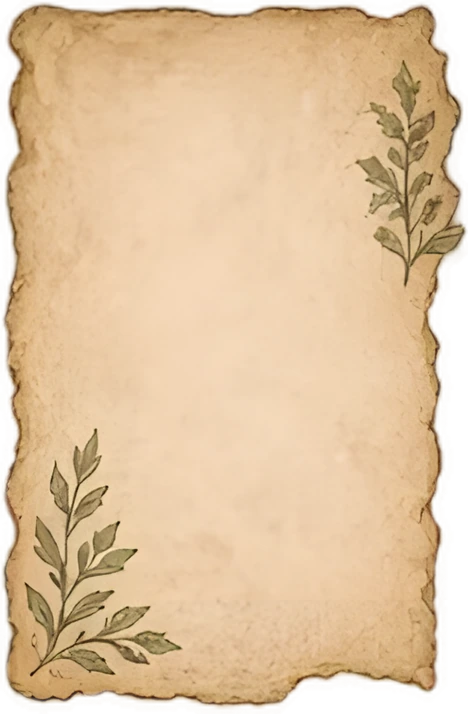
#> input picture assets/ui-hd/pergaminho-rasgado.webp, 468 x 714 px
$ python normalize-sidebar.py
#> lines starting #> are read from the running program, lines starting #| are printed output that depends on the picture; after the words box and inside, x2 and y2 are one past the last pixel; in counts of white or black regions, pixels touching at a corner belong together
"""Gera assets/ui-hd/pergaminho-continuo.webp: o pergaminho da lateral com o trecho do meio feito para repetir sem emenda.

A lateral usa o pergaminho em 9 fatias com cortes largos (as duas plantas ficam inteiras nos cantos) e `border-image-repeat: round`:
o trecho do meio (linhas 300..424 da imagem) se repete na vertical. Para a repetição não cortar as manchas do papel, o trecho
é trocado por uma versão que dá a volta sem emenda: as primeiras linhas são uma mistura suave entre as linhas que vêm logo depois
do fim do trecho e as originais. Os cantos (com as plantas) não mudam; a imagem fica `FADE` linhas mais baixa.

Requer numpy e Pillow (D:\\dev-tools\\tmp\\pylib). Uso: python tools/normalize-sidebar.py
"""
import sys
from pathlib import Path

sys.path.insert(0, 'D:/dev-tools/tmp/pylib')
import numpy as np
from PIL import Image

HD = Path(__file__).resolve().parent.parent / 'assets' / 'ui-hd'
src = Image.open(HD / 'pergaminho-rasgado.webp').convert('RGBA')
#> src is the input picture: PIL image 468x714 RGBA; mean R, G, B, A 208.3, 177.3, 137.4, 221.8
a = np.asarray(src).astype(float)
H = a.shape[0]
#> H = 714

TOP, BOTTOM = 300, 290          # alturas dos cantos (fatias de cima e de baixo)
FADE = 44                       # linhas de mistura
y0, y1 = TOP, H - BOTTOM        # trecho do meio: 300..424
#> y0 = 300; y1 = 424
h = y1 - y0
#> h = 124
L = h - FADE                    # novo comprimento do trecho que se repete
#> L = 80

band = a[y0:y1]
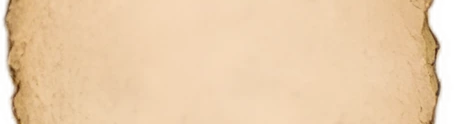
#> band: shape (124, 468, 4) float64; mean R, G, B, A 222, 192.4, 155.7, 229.3; transparent parts drawn white
tile = band[:L].copy()
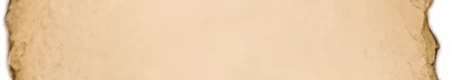
#> tile: shape (80, 468, 4) float64; mean R, G, B, A 221.9, 192, 155.5, 229.7; transparent parts drawn white
for i in range(FADE):           # as primeiras linhas misturam "o que viria depois do fim" com o começo original
    w = i / FADE
    tile[i] = (1 - w) * band[i + L] + w * band[i]
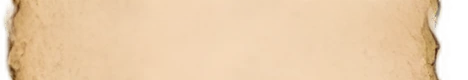
#> tile: shape (80, 468, 4) float64; mean R, G, B, A 222.5, 192.8, 156.1, 230; transparent parts drawn white
# continuidade: tile[L-1] = band[L-1]; a linha seguinte (tile[0]) = band[L], que vem logo depois no original

out = np.concatenate([a[:y0], tile, a[y1:]], axis=0)

# Junções com os cantos: o fim do trecho repetido é band[L-1] e a repetição seguinte começa em band[L].
# Misturam-se as últimas linhas do canto de cima em direção a band[L-F2..L-1] e as primeiras do de baixo a partir de band[L..L+F2-1],
# só fora das plantas (x < 350 em cima; x >= 190 embaixo), para as plantas não ficarem borradas.
F2 = 36
for r in range(y0 - F2, y0):                       # canto de cima, últimas F2 linhas
    w = (r - (y0 - F2) + 1) / F2
    out[r, :350] = (1 - w) * a[r, :350] + w * band[L - (y0 - r), :350]
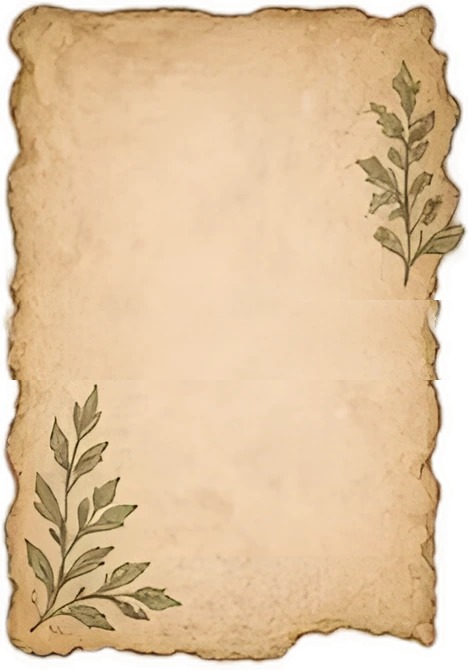
#> out: shape (670, 468, 4) float64; mean R, G, B, A 207.5, 176.3, 136.3, 221.4; transparent parts drawn white
for k in range(F2):                                # canto de baixo, primeiras F2 linhas
    r = y0 + L + k
    w = (k + 1) / F2
    out[r, 190:] = (1 - w) * band[L + k, 190:] + w * out[r, 190:]
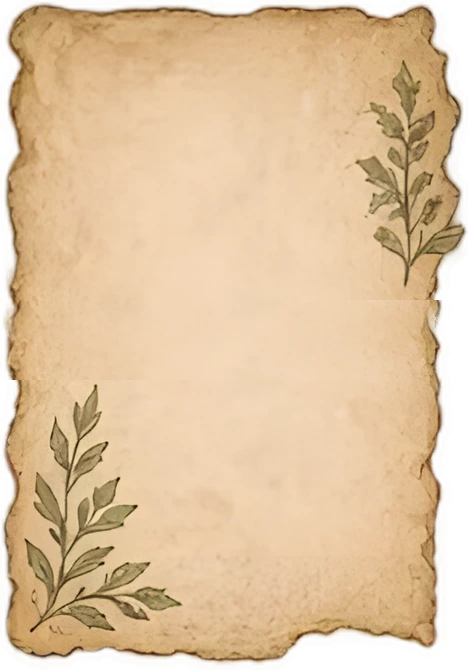
#> out: shape (670, 468, 4) float64; 2.84% of pixels changed, all inside (x1, y1, x2, y2) = (190, 380, 457, 415); transparent parts drawn white
# Faixas ao lado das plantas, com mistura curta e só onde não há planta:
#  - borda direita (x >= 350), logo abaixo da planta de cima (que termina na linha ~286): últimas 14 linhas do canto de cima
#  - borda esquerda (x < 50), onde a planta de baixo ainda não chegou: primeiras F2 linhas do canto de baixo
F3 = 14
for r in range(y0 - F3, y0):
    w = (r - (y0 - F3) + 1) / F3
    out[r, 350:] = (1 - w) * a[r, 350:] + w * band[L - (y0 - r), 350:]
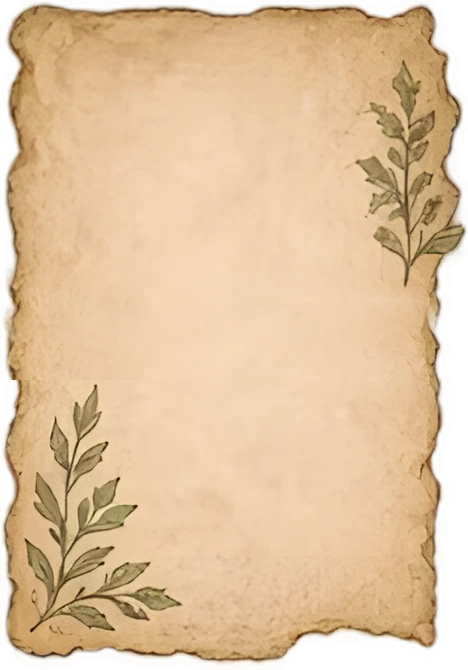
#> out: shape (670, 468, 4) float64; 0.48% of pixels changed, all inside (x1, y1, x2, y2) = (350, 286, 457, 300); transparent parts drawn white
for k in range(F2):
    r = y0 + L + k
    w = (k + 1) / F2
    out[r, :50] = (1 - w) * band[L + k, :50] + w * out[r, :50]
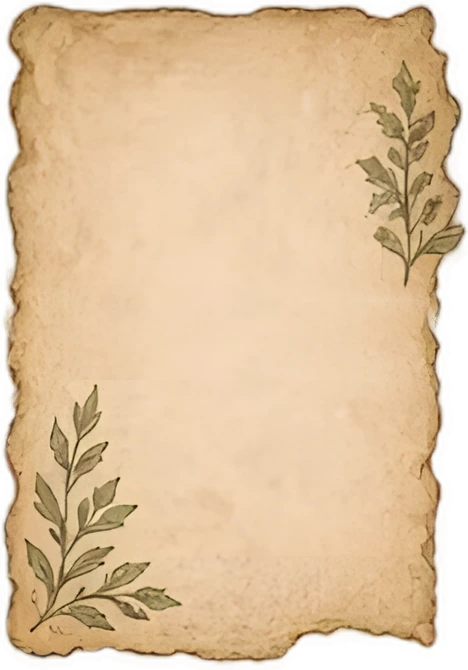
#> out: shape (670, 468, 4) float64; 0.56% of pixels changed, all inside (x1, y1, x2, y2) = (0, 380, 50, 415); transparent parts drawn white
Image.fromarray(out.clip(0, 255).astype(np.uint8), 'RGBA').save(HD / 'pergaminho-continuo.webp', quality=93, alpha_quality=100, method=6)
print('pergaminho-continuo.webp', out.shape[1], out.shape[0], f'(corte {TOP} 118 {BOTTOM} 190; trecho repetido: {L} linhas)')
#| pergaminho-continuo.webp 468 670 (corte 300 118 290 190; trecho repetido: 80 linhas)
